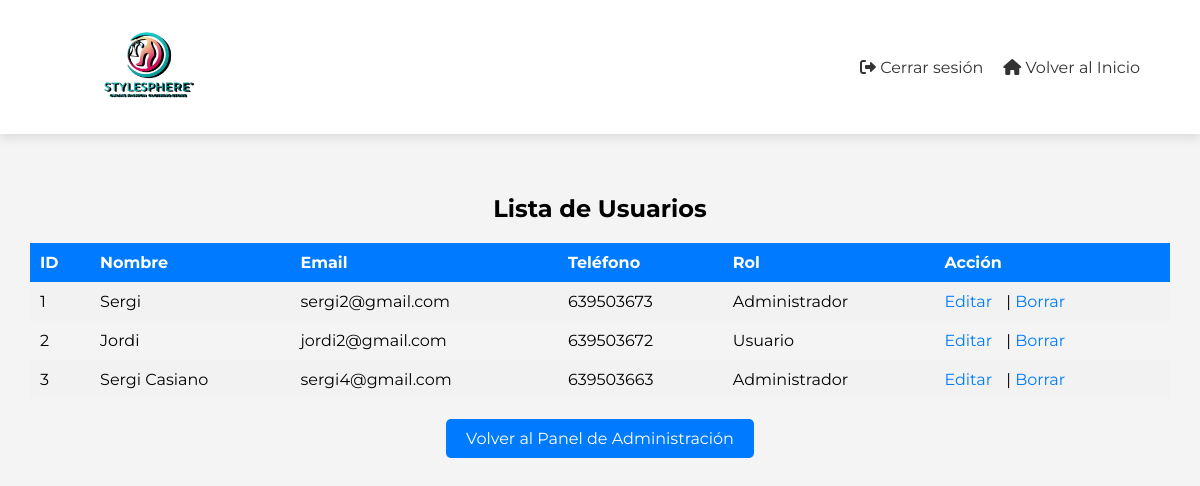
The page /tabla_usuarios.php on the database as committed earlier.
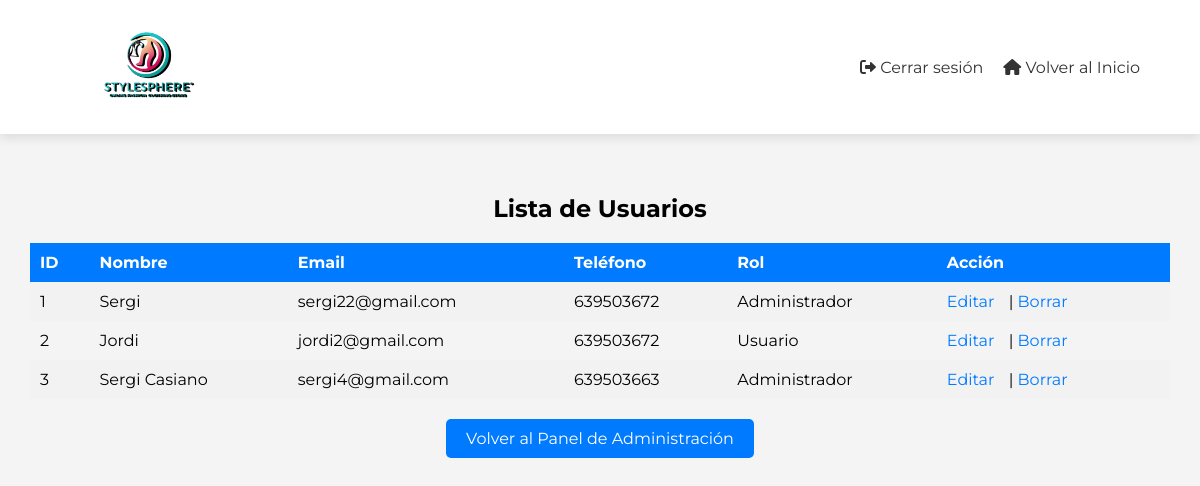
The same page on the database as committed later.
### tables this page shows
CREATE TABLE `usuarios` (
  `id` int(11) NOT NULL,
  `nombre` varchar(100) DEFAULT NULL,
  `contraseña` varchar(100) DEFAULT NULL,
  `email` varchar(100) DEFAULT NULL,
  `telefono` varchar(9) DEFAULT NULL,
  `fecha_registro` datetime DEFAULT current_timestamp(),
  `role` tinyint(1) NOT NULL DEFAULT 0
);

### tabla_usuarios.php (the view, shortened to what this page needs)
<?php
include 'config.php';
$sql = "SELECT id, nombre, email, telefono, role FROM usuarios";
$result = $conn->query($sql);
?>
<!DOCTYPE html>
<html lang="es">
<head>
    <link rel="stylesheet" href="styles.css?v=<?php echo time(); ?>">
    <link rel="stylesheet" href="https://cdnjs.cloudflare.com/ajax/libs/font-awesome/6.0.0-beta3/css/all.min.css">
    <link rel="stylesheet" href="https://cdnjs.cloudflare.com/ajax/libs/font-awesome/6.0.0-beta3/css/all.min.css">
</head>
<body class="body-tabla-users">
    <header>
        <div class="logo">
            <a href="index.php">
                <img src="images/logo.png" alt="Logo" width="300" height="auto">
            </a>
        </div>
        <nav>
            <ul>
                <li><a href="logout.php"><i class="fas fa-sign-out-alt"></i> Cerrar sesión</a></li>
                <li><a href="index.php"><i class="fas fa-home"></i> Volver al Inicio</a></li>
            </ul>
        </nav>
    </header>
    <h2 class="heading-tabla-users">Lista de Usuarios</h2>
    <table class="table-users">
        <tr class="table-row-users">
            <th class="table-header-users">ID</th>
            <th class="table-header-users">Nombre</th>
            <th class="table-header-users">Email</th>
            <th class="table-header-users">Teléfono</th>
            <th class="table-header-users">Rol</th>
            <th class="table-header-users">Acción</th>
        </tr>
        <?php while ($row = $result->fetch_assoc()) : ?>
            <tr class="table-row-users">
                <td class="table-cell-users"><?php echo $row['id']; ?></td>
                <td class="table-cell-users"><?php echo htmlspecialchars($row['nombre']); ?></td>
                <td class="table-cell-users"><?php echo htmlspecialchars($row['email']); ?></td>
                <td class="table-cell-users"><?php echo htmlspecialchars($row['telefono']); ?></td>
                <td class="table-cell-users"><?php echo $row['role'] == 1 ? 'Administrador' : 'Usuario'; ?></td>
                <td class="table-cell-users">
                    <a href="modificar_usuario.php?id=<?php echo $row['id']; ?>" class="edit-button-users">Editar</a> |
                    <a href="#" onclick="confirmarEliminacion(<?php echo $row['id']; ?>)" class="delete-button-users">Borrar</a>
                </td>
            </tr>
        <?php endwhile; ?>
    </table>
    <div class="button-container-users">
        <a href="admin_panel.php" class="back-button-users">Volver al Panel de Administración</a>
    </div>
</body>
</html>

Rows that differ between the two databases and show on the page:
changed usuarios "Sergi": email "sergi2@gmail.com" → "sergi22@gmail.com"; telefono "639503673" → "639503672"
